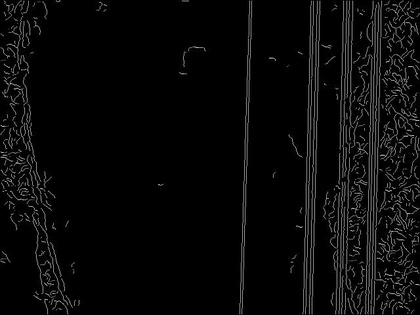
%> input picture 01_Cimg.jpg, 420 x 315 px, shrunk from 640 x 480 before the run
$ octave --eval "result = vpdetect(imread('01_Cimg.jpg'));"   (GNU Octave 9; MATLAB toolbox functions it lacks are replaced by stand-ins)
%> lines starting %> are read from the running program, lines starting %| are printed output that depends on the picture; in (x1, y1, x2, y2) boxes, pixels count from 0 and x2, y2 are one past the last pixel; in counts of white or black regions, pixels touching at a corner belong together; the program's own positions count from 1
### alinecoding.m
%im：输入边缘图像     minlength：输入最小长度
%通过寻找边缘中的三叉交点和端点跟踪边缘，并将每一个连续的边缘存入edgelist中，edgeim存入边缘标号图像
function [edgelist,edgeim,codeimg,dirlist,labelim] = alinecoding(im,minlength,~)

    global EDGEIM;      % Some global variables to avoid passing (and
                        % copying) of arguments, this improves speed.
    global ROWS;
    global COLS;
    global RJ;
    global CJ;

    EDGEIM = im ~= 0;                     % make sure image is binary.
    EDGEIM = bwmorph(EDGEIM,'clean');     % Remove isolated pixels
    EDGEIM = bwmorph(EDGEIM,'skel',Inf);  % and make sure edges are thinned. I
                                          % think using 'skel' is better than 'thin'

    % Find endings and junctions in edge data
    [RJ, CJ, re, ce] = findendsjunctions(EDGEIM,1);

    EDGEIM = double(EDGEIM);   % Convert to double to allow the use of -ve labelings
    [ROWS, COLS] = size(EDGEIM);
    edgeNo = 0;

    % Perform raster scan through image looking for edge points.  When a
    % point is found trackedge is called to find the rest of the edge
    % points.  As it finds the points the edge image pixels are labeled
    % with the -ve of their edge No
    codeimg=zeros(ROWS, COLS);
    labelim=zeros(ROWS, COLS);
    lim=zeros(ROWS, COLS);
    dirlist={};
    No=0;
    for r = 1:ROWS
        for c = 1:COLS
            if EDGEIM(r,c) == 1
                edgepoints = trackedge(r,c, edgeNo);
             % [4 lines of commented-out code are left out]
                if length(edgepoints)>6
                    edgeNo = edgeNo + 1;
                    edgelist{edgeNo} = edgepoints;
                    % DWL增加
                    [ss,dir]=edgecoding(edgepoints,6);
                    if sum(dir)>0
%                        codeimg((edgepoints(:,2)-1)*ROWS+edgepoints(:,1))=dir;
                       [LL,numL]=bwlabel(dir>0,4);
                       for j=1:numL
                           bb=edgepoints(LL==j,:);
                           if length(bb)> minlength
                              No=No+1;
                              dirlist{No}=bb;
                              labelim((bb(:,2)-1)*ROWS+bb(:,1))=No;
                           end
                       end
                    end
                end
            end
        end
    end

    edgeim = -EDGEIM;  % Finally negate image to make edge encodings +ve.

%     figure
%     imshow(codeimg./255);
     % Eliminate isolated edges and spurs that are below the minimum length

%     if nargin >= 2 && ~isempty(minlength)
%         edgelist = cleanedgelist(edgelist, minlength);
%
%     else  % Call cleanedgelist with 0 minlength anyway to fix spurrious nodes
%           % that may exist due to problem with EDGELINK at points where
%           % junctions are adjacent.
%         edgelist = cleanedgelist(edgelist, 0);
%     end
%
%
%     % If subpixel edge locations are supplied upgrade the integer precision
%     % edgelists that were constructed with data from 'location'.
%     if nargin == 3
%         for I = 1:length(edgelist)
%             ind = sub2ind(size(im),edgelist{I}(:,1),edgelist{I}(:,2));
%             edgelist{I}(:,1) = real(location(ind))';
%             edgelist{I}(:,2) = imag(location(ind))';
%         end
%     end


%----------------------------------------------------------------------
% TRACKEDGE
%
% Function to track all the edge points associated with a start point.  From a
% given starting point it tracks in one direction, storing the coords of the
% edge points in an array and labelling the pixels in the edge image with the
% -ve of their edge number. This continues until no more connected points are
% found, or a junction point is encountered.  At this point the function returns
% to the start point and tracks in the opposite direction.
%
% Usage:   edgepoints = trackedge(rstart, cstart, edgeNo)
%
% Arguments:   rstart, cstart   - row and column No of starting point
%              edgeNo           - the current edge number
%              minlength        - minimum length of edge to accept
%
% Returns:     edgepoints       - Nx2 array of row and col values for
%                                 each edge point.

% [67 lines left out: function trackedge, not called in this run]


%----------------------------------------------------------------------
%
% NEXTPOINT
%
% Function finds a point that is 8 connected to an existing edge point
%

% [113 lines left out: function nextpoint, not called in this run]


%------------------------------------------------------------------------
% Function to test whether a location in the image is a junction point.
% Note that for speed this code has been hard wired into NEXTPOINT.

% [5 lines left out: function isjunction, not called in this run]

%------------------------------------------------------------------------
% Function to get the values of the 8 neighbouring pixels surrounding a point
% of interest.  The values are ordered from the top-left point going
% anti-clockwise around the pixel.
% [20 lines left out: function neighbours, not called in this run]


### findendsjunctions.m
function [rj, cj, re, ce] = findendsjunctions(edgeim, disp)

    if nargin == 1
	disp = 0;
    end

    % Ensure edge/line image really is thinnned otherwise tests for junctions
    % and endings may fail.
    b = bwmorph(edgeim,'skel',Inf);

    % Set up look up table to find junctions.  To do this we use the function
    % defined at the end of this file to test that the centre pixel within a 3x3
    % neighbourhood is a junction.
    lut = makelut(@junction, 3);
    junctions = applylut(b, lut);
    [rj,cj] = find(junctions);

    % Set up a look up table to find endings.
    lut = makelut(@ending, 3);
    ends = applylut(b, lut);
    [re,ce] = find(ends);

%     if disp
% 	imshow(edgeim,1), hold on
% 	plot(cj,rj,'r+')
% 	plot(ce,re,'g+')
%     end

%----------------------------------------------------------------------
% Function to test whether the centre pixel within a 3x3 neighbourhood is a
% junction. The centre pixel must be set and the number of transitions/crossings
% between 0 and 1 as one traverses the perimeter of the 3x3 region must be 6 or
% 8.
%
% Pixels in the 3x3 region are numbered as follows
%
%       1 4 7
%       2 5 8
%       3 6 9

function b = junction(x)

    a = [x(1) x(2) x(3) x(6) x(9) x(8) x(7) x(4)];
    b = [x(2) x(3) x(6) x(9) x(8) x(7) x(4) x(1)];
    crossings = sum(abs(a-b));

    b = x(5) && crossings >= 6;

%----------------------------------------------------------------------
% Function to test whether the centre pixel within a 3x3 neighbourhood is an
% ending. The centre pixel must be set and the number of transitions/crossings
% between 0 and 1 as one traverses the perimeter of the 3x3 region must be 2.
%
% Pixels in the 3x3 region are numbered as follows
%
%       1 4 7
%       2 5 8
%       3 6 9

function b = ending(x)
    a = [x(1) x(2) x(3) x(6) x(9) x(8) x(7) x(4)];
    b = [x(2) x(3) x(6) x(9) x(8) x(7) x(4) x(1)];
    crossings = sum(abs(a-b));

    b = x(5) && crossings == 2;


### GenVector.m
function  Mv=GenVector(Msize,angle)
%Mv=法向量矩阵，Msize:窗口大小，angle,曲线切线方向
%生成与边缘方向角angle垂直的法向量，该法向量中心为当前边缘位置，窗口大小为Msize
 Mv=zeros(Msize,Msize);
 cp=double(uint8(Msize/2)); %模板中心点位置
 if angle~=90&&angle~=180
        k=-1/tan(angle*pi/180);
        if angle>45&&angle<135
          for jj=1:Msize
            Ly=k*(-jj+cp)+cp;%此处注意坐标系的转换，在图像坐标系下，中心点坐标为x=5,y=-5
            Ty=uint8(Ly);
            if Ly>0&&Ly<=Msize
               Mv(Ty,jj)=1;
            end
          end
         else
            for jj=1:Msize
            Lx=(-jj+cp)/k+cp;
            Tx=uint8(Lx);
               if Lx>0&&Lx<=Msize
                  Mv(jj,Tx)=1;
               end
            end
        end
else
        if angle==90
            Mv(cp,:)=1;
        else
            Mv(:,cp)=1;
        end
 end

### vpdetect.m
function [xd,yd]=vpdetect(im)
 Img=rgb2gray(im);
 bw = edge(Img,'canny');
       %  bw=im2bw(Img);
    [M,N]=size(bw);
%     figure
%     imshow(bw);
    Model={};
    win=41;
    for ii=1:180
        Mv=GenVector(win,ii);
        Model{ii}=uint8(Mv);
    end
    Msize=fix(win/2);
    bw1=zeros(M+2*Msize,N+2*Msize);
    bw1(Msize+1:M+Msize,Msize+1:N+Msize)=bw;
    [edgelist,edgeim,codeimg,dirlist,labelim] = alinecoding(bw1,0);

    pplist={};
    ppnum=0;

    Cimg=codeimg(Msize+1:M+Msize,Msize+1:N+Msize);%编码图像
    Cimg=uint8(Cimg);
   % figure
   % imshow(Cimg);
    %imwrite(Cimg,str1,'bmp');
%【平行线检测】
    %对编码的边缘进行长度排序
    len=length(dirlist);
    dirlen=zeros(len,0);
    for i=1:len
        dirx=dirlist{i};
        dirlen(i,1)=length(dirx);
    end
    [t,ix]=sort(dirlen); %对编码的边缘进行长度排序
    rc=find(t>=8); %只考虑长度大于10个像素的线条
    dislist={};
    paranum=0;
    pimg=zeros(size(bw1));
    for i=rc(1,1):rc(end,1)
          Lineim=zeros(size(bw1));
          aa=dirlist{ix(i,1)};
          [dd,ds]=size(aa);
          [PL,pnum,paralist,paraimg]=pca_ParallelLine(aa,dirlist,labelim,codeimg,Model,win);
             for i=1:pnum
                 ppnum=ppnum+1;
                 pplist{ppnum}=paralist{i};
             end
    end
    pximg=zeros(M+2*Msize,N+2*Msize);
    pyimg=zeros(M+2*Msize,N+2*Msize);
    pylist={};
    pxlist={};
    pzlist={};
    pxnum=0;
    pynum=0;
    pznum=0;
    pzimg=zeros(M+2*Msize,N+2*Msize);
   for i=1:ppnum
        aa=pplist{i};
        [deg,vv,rr]=caleig(aa,100.1,100.35);
        if  rr(1,1) < 0.55 %近似直线 直接分类
            if deg-75<10 || deg-75>170
               pximg((aa(:,2)-1)*(M+2*Msize)+aa(:,1))=1;
               pxnum=pxnum+1;
               pxlist{pxnum}=aa;
            elseif deg-75>80&& deg-75<100
               pzimg((aa(:,2)-1)*(M+2*Msize)+aa(:,1))=1;
               pznum=pznum+1;
               pzlist{pznum}=aa;
            elseif rr(1,1)<0.85
               pyimg((aa(:,2)-1)*(M+2*Msize)+aa(:,1))=1;
                  pynum=pynum+1;
                  pylist{pynum}=aa;
            end

        end
  end
%    figure;%【得到竖直方向的平行线】
%    imshow(pzimg);
   %imwrite(pzimg,'shuzhi.jpg')
    %李勇 %%%%%%%%%%%%%%%%%求包络
    xc=length(pzimg(1,:));  %图像的长度
    yc=length(pzimg(:,1));  %图像的宽度
    win1=20;                %选取窗口大小 20
    j=fix(xc/win1)-1;       %图像被选取窗口分割的个数
    m=1;
    m1=m+win1;
    maxxy=zeros(j,2);      %最大的X、Y的坐标
    minxy=zeros(j,2);
    mnnum=0;
    for nn=1:j
        f=pzimg(:,m:m1);   %m到m1之间的图像
  %     imshow(f);
        [ix,jx]=find(f>0);
        tf=isempty(ix);   %是否有线段，有线段则为0.
        if tf==1
            nn=nn+1;
        else
           [aax,I1]=max(ix);  %aax表示每列的最大值，I1表示最大值的下标
           [bbx,I2]=min(ix);
           jx1=jx(I1)+m;      %ix所对应最大值的横坐标，求取最大值的纵坐标
           jx2=jx(I2)+m;
           mnnum=mnnum+1;
           maxxy(mnnum,1)=aax;%横坐标
           maxxy(mnnum,2)=jx1;
           minxy(mnnum,1)=bbx;
           minxy(mnnum,2)=jx2;
        end
        m=m+win1;m1=m1+win1;
    end
% [5 lines of commented-out code are left out]
    fx1=cat(1,1,maxxy(1:mnnum,2),xc,xc,1);
    fy1=cat(1,maxxy(1,1),maxxy(1:mnnum,1),maxxy(mnnum,1),yc,yc);

     py=roipoly(pyimg,fx1,fy1);%roifill
    % figure
    % imshow(py);
     pim=py.*pyimg;
%      figure
%      imshow(pim);
     %提取pim中的线条
     pnimg=zeros(M+2*Msize,N+2*Msize);
     lens=length(pylist);
     yylen=0;%丁老师加
     yylist={};
     for ii=1:lens
         aa=pylist{ii};
         x1=aa(1,2);
         y1=aa(1,1);
         x2=aa(end,2);
         y2=aa(end,1);
         [deg,vv,rr]=caleig(aa,100.1,100.35);
         if pim(y1,x1)>0|| pim(y2,x2)>0%第ii段线段的顶点和尾点都大于1
             if (deg-75>5)&&(deg-75<175)&&rr(1,1)<0.8
             yylen=yylen+1; %丁老师加
             yylist{yylen}=pylist{ii}; %丁老师改
             pnimg((aa(:,2)-1)*(M+2*Msize)+aa(:,1))=1;%丁老师改
             end
         end
     end
  % figure
  % imshow(pnimg);
  % imwrite(double(pnimg),'112.jpg');
  ly=0;
  lz=0;
  lx=0;
  lylen={};
  lzlen={};
  lyimg=zeros(M+2*Msize,N+2*Msize);
  lzimg=zeros(M+2*Msize,N+2*Msize);
  for i=1:yylen
         aa=yylist{i};
         lg=length(aa);
     if lg>8
         [deg,vv,rr]=caleig(aa,100.1,100.35);
        if  deg-75<90
             ly=ly+1;
             lylen{ly}=yylist{i};
             lyimg((aa(:,2)-1)*(M+2*Msize)+aa(:,1))=1;
        else
            lz=lz+1;
            lzlen{lz}=yylist{i};
            lzimg((aa(:,2)-1)*(M+2*Msize)+aa(:,1))=1;
        end
      end
  end
% [4 lines of commented-out code are left out]
  num1 = length(lylen);
  num2 = length(lzlen);
 crossnum = 1;
for i=1:num1
  for j=1:num2
    aa = lylen{i};
    x = aa(:,1);
    y = aa(:,2);
    bb = lzlen{j};
    xx = bb(:,1);
    yy = bb(:,2);
% [4 lines of commented-out code are left out]
    p1 = polyfit(x,y,1);  %一次拟合 输出为多项式系数向量
    p2 = polyfit(xx,yy,1);
    P1=atan(p1(1))/pi*180;
    P2=atan(p2(1))/pi*180;
    if abs(P1+P2)<60
    x1 = 1:M;
    xx1 = 1:M;
    y1 = polyval(p1,x1);
    yy1 = polyval(p2,xx1);
    y2 = y1';
    yy2 = yy1';
    err = abs(y2-yy2);
    xcord = find(err==min(err));  %求交点 (在图像数组中的第xcord的位置)
    if (xcord<N)&&(xcord>1)
    crosspoint(crossnum,1) = xcord;
    crosspoint(crossnum,2) = fix((y2(xcord,1)+yy2(xcord,1))/2);
    cline(crossnum,1) = i;
    cline(crossnum,2) = j;
    crossnum = crossnum+1;
% [4 lines of commented-out code are left out]
    end
    end
  end
end
    k=length(crosspoint);
    X = crosspoint;
%     plot(X(:,1),X(:,2),'*','color','b');
%     hold on
 if k<3
    crossline = cline;
%     vanishingpoint = X;
    xd=X(:,2)-20;
    yd=X(:,1)-20;
% [4 lines of commented-out code are left out]
 elseif k<10
    [C,U,obj_fcn] = fcm(X, 2);  %方法一C-means 模糊C均值聚类
     maxU = max(U);
     index1 = find(U(1,:) == maxU);
     index2 = find(U(2, :) == maxU);
% [8 lines of commented-out code are left out]
     if length(index1)>length(index2)
        Cs = 1;
        crossline = cline(index1(1,:)',:);
     else
        Cs = 2;
        crossline = cline(index2(1,:)',:);
     end
     if (length(index1)-length(index2))<5
        XX=min(C(:,2));
        YY=min(C(:,1));
% [4 lines of commented-out code are left out]
          xd=XX-20;
          yd=YY-20;
     else
     vanishingpoint = C(Cs,:);
      xd=vanishingpoint(:,2)-20;
      yd=vanishingpoint(:,1)-20;
% [4 lines of commented-out code are left out]
      end
else
   r=10;
  for i=1:k
    js=0;
    for j=1:k
       if sqrt((X(j,1)-X(i,1))^2+(X(j,2)-X(i,2))^2)< r
          js=js+1;
       end
    end
    sdd(i,1)=js;
  end
 if js<5
    r=50;
  for i=1:k
    js=0;
    for j=1:k
       if sqrt((X(j,1)-X(i,1))^2+(X(j,2)-X(i,2))^2)< r
          js=js+1;
       end
    end
    sdd(i,1)=js;
  end
 end
  sd=max(sdd);
  di=find(sdd==sd); %比较角点之间的距离，找出交点距离其他点距离和最小的点，认为该点为消失点
    %crossline = cline;
   gs=length(di);
   % xd=median(X(di,2));
   % yd=median(X(di,1));
    xd=sum(X(di,2))/gs-20;
    yd=sum(X(di,1))/gs-20;
% [4 lines of commented-out code are left out]
 end
%> in vpdetect, Img is the input picture: size 315x420 uint8; min 0, max 188, mean 9.4
%> in vpdetect, `bw = edge(Img,'canny');`:
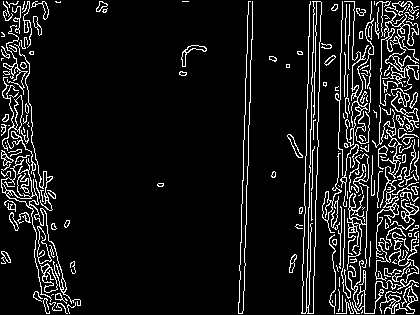
%> bw: size 315x420 logical; 9.6% white in thin lines or dots
%> in vpdetect, `bw1(Msize+1:M+Msize,Msize+1:N+Msize)=bw;`:
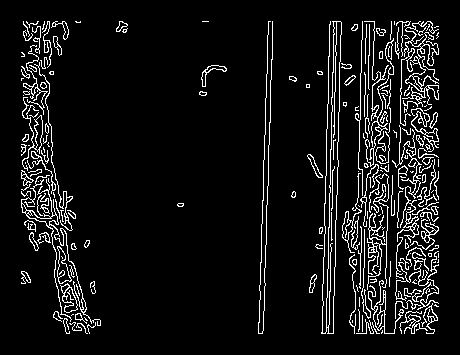
%> bw1: size 355x460 double; values 0 (black) and 1 (white), 7.8% white in thin lines or dots, all inside (x1, y1, x2, y2) = (21, 21, 439, 334)
%> in alinecoding, `EDGEIM = bwmorph(EDGEIM,'skel',Inf);`:
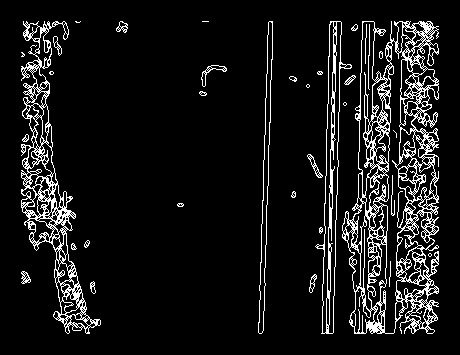
%> EDGEIM: size 355x460 logical; 9.2% white in thin lines or dots, all inside (x1, y1, x2, y2) = (21, 21, 439, 334)
%> in findendsjunctions, `b = bwmorph(edgeim,'skel',Inf);`:
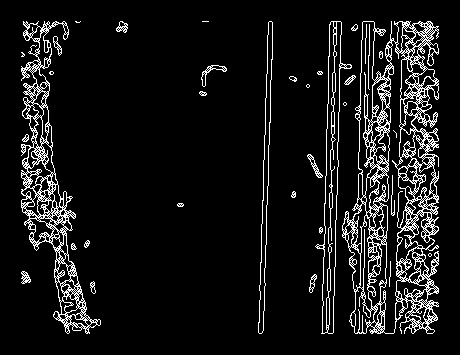
%> b: size 355x460 logical; 8.8% white in thin lines or dots, all inside (x1, y1, x2, y2) = (21, 21, 439, 334)
%> in findendsjunctions, `junctions = applylut(b, lut);`:
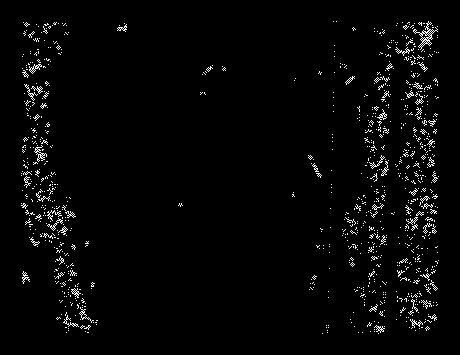
%> junctions: size 355x460 double; values 0 (black) and 1 (white), 2.5% white in thin lines or dots, all inside (x1, y1, x2, y2) = (21, 21, 439, 334)
%> in findendsjunctions, `[rj,cj] = find(junctions);`: rj = 4155 values from 22 to 334; cj = 4155 values from 22 to 439
%> in findendsjunctions, `ends = applylut(b, lut);`:
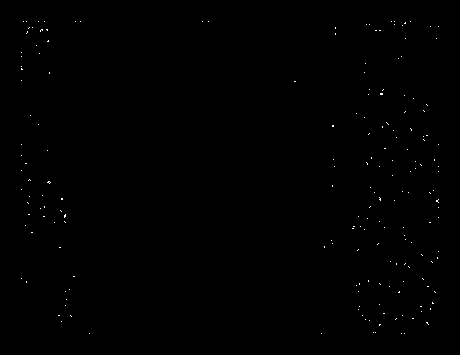
%> ends: size 355x460 double; values 0 (black) and 1 (white), 0.19% white in thin lines or dots, all inside (x1, y1, x2, y2) = (21, 21, 439, 334)
%> in findendsjunctions, `[re,ce] = find(ends);`: re = 307 values from 22 to 334; ce = 307 values from 22 to 439
%> in alinecoding, `[RJ, CJ, re, ce] = findendsjunctions(EDGEIM,1);`: RJ = 4155 values, max 334 at index 1612, min 22 at index 1637, mean 179.2; CJ = 4155 values from 22 to 439; re = 307 values, max 334 at index 98, min 22 at index 13, mean 180.3; ce = 307 values from 22 to 439
